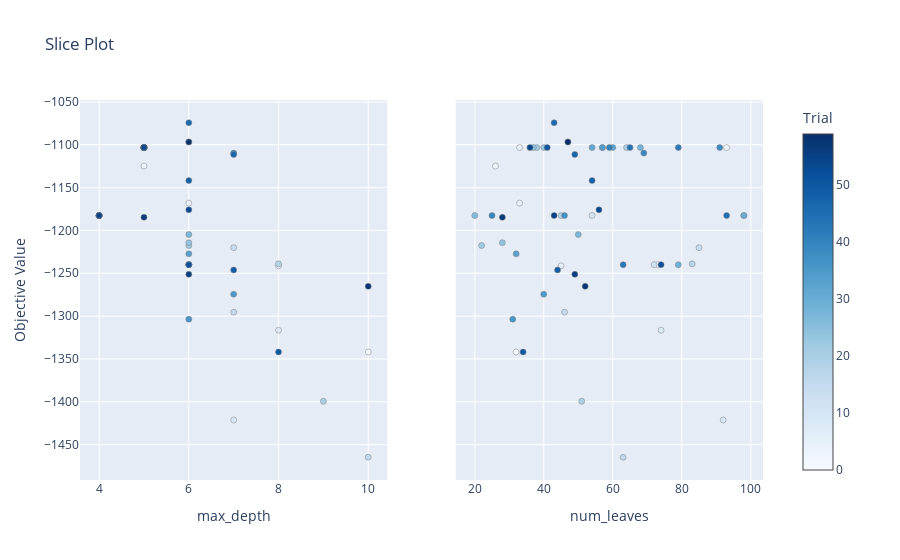

This figure's notebook cell:
### Code cell
vis.plot_slice(study)

### Figure 1 — Plotly figure (JSON) as saved in the notebook; plotly's stock layout.template omitted (floating-point values rounded to 4 significant figures)
{"data": [{"marker": {"color": [0, 1, 2, 3, 4, 5, 6, 7, 8, 9, 10, 11, 12, 13, 14, 15, 16, 17, 18, 19, 20, 21, 22, 23, 24, 25, 26, 27, 28, 29, 30, 31, 32, 33, 34, 35, 36, 37, 38, 39, 40, 41, 42, 43, 44, 45, 46, 47, 48, 49, 50, 51, 52, 53, 54, 55, 56, 57, 58, 59], "colorbar": {"title": {"text": "Trial"}, "x": 1, "xpad": 40}, "colorscale": [[0, "rgb(247,251,255)"], [0.125, "rgb(222,235,247)"], [0.25, "rgb(198,219,239)"], [0.375, "rgb(158,202,225)"], [0.5, "rgb(107,174,214)"], [0.625, "rgb(66,146,198)"], [0.75, "rgb(33,113,181)"], [0.875, "rgb(8,81,156)"], [1, "rgb(8,48,107)"]], "line": {"color": "Grey", "width": 0.5}, "showscale": true}, "mode": "markers", "name": "Feasible Trial", "showlegend": false, "type": "scatter", "x": [6, 10, 5, 5, 6, 5, 8, 6, 8, 7, 4, 4, 6, 5, 7, 7, 10, 4, 8, 5, 9, 5, 6, 5, 6, 5, 4, 6, 5, 6, 4, 5, 5, 6, 5, 7, 6, 4, 5, 7, 4, 5, 5, 6, 5, 4, 6, 7, 6, 7, 8, 5, 6, 6, 5, 4, 6, 5, 10, 6], "xaxis": "x", "y": [-1240.0, -1342.0, -1103.0, -1125.0, -1168.0, -1103.0, -1241.0, -1097.0, -1316.0, -1421.0, -1183.0, -1183.0, -1240.0, -1103.0, -1220.0, -1295.0, -1465.0, -1183.0, -1239.0, -1103.0, -1399.0, -1103.0, -1218.0, -1103.0, -1214.0, -1103.0, -1183.0, -1205.0, -1103.0, -1240.0, -1183.0, -1103.0, -1103.0, -1227.0, -1103.0, -1274.0, -1304.0, -1183.0, -1103.0, -1110.0, -1183.0, -1103.0, -1103.0, -1240.0, -1103.0, -1183.0, -1074.0, -1111.0, -1142.0, -1246.0, -1342.0, -1103.0, -1240.0, -1176, -1103.0, -1183.0, -1251.0, -1185.0, -1265.0, -1097.0], "yaxis": "y"}, {"marker": {"color": [0, 1, 2, 3, 4, 5, 6, 7, 8, 9, 10, 11, 12, 13, 14, 15, 16, 17, 18, 19, 20, 21, 22, 23, 24, 25, 26, 27, 28, 29, 30, 31, 32, 33, 34, 35, 36, 37, 38, 39, 40, 41, 42, 43, 44, 45, 46, 47, 48, 49, 50, 51, 52, 53, 54, 55, 56, 57, 58, 59], "colorbar": {"title": {"text": "Trial"}, "x": 1, "xpad": 40}, "colorscale": [[0, "rgb(247,251,255)"], [0.125, "rgb(222,235,247)"], [0.25, "rgb(198,219,239)"], [0.375, "rgb(158,202,225)"], [0.5, "rgb(107,174,214)"], [0.625, "rgb(66,146,198)"], [0.75, "rgb(33,113,181)"], [0.875, "rgb(8,81,156)"], [1, "rgb(8,48,107)"]], "line": {"color": "Grey", "width": 0.5}, "showscale": false}, "mode": "markers", "name": "Feasible Trial", "showlegend": false, "type": "scatter", "x": [73, 32, 93, 26, 33, 33, 45, 47, 74, 92, 54, 98, 72, 57, 85, 46, 63, 45, 83, 64, 51, 38, 22, 40, 28, 37, 20, 50, 68, 79, 98, 54, 60, 32, 57, 40, 31, 46, 91, 69, 25, 59, 79, 63, 65, 93, 43, 49, 54, 44, 34, 41, 74, 56, 36, 43, 49, 28, 52, 47], "xaxis": "x2", "y": [-1240.0, -1342.0, -1103.0, -1125.0, -1168.0, -1103.0, -1241.0, -1097.0, -1316.0, -1421.0, -1183.0, -1183.0, -1240.0, -1103.0, -1220.0, -1295.0, -1465.0, -1183.0, -1239.0, -1103.0, -1399.0, -1103.0, -1218.0, -1103.0, -1214.0, -1103.0, -1183.0, -1205.0, -1103.0, -1240.0, -1183.0, -1103.0, -1103.0, -1227.0, -1103.0, -1274.0, -1304.0, -1183.0, -1103.0, -1110.0, -1183.0, -1103.0, -1103.0, -1240.0, -1103.0, -1183.0, -1074.0, -1111.0, -1142.0, -1246.0, -1342.0, -1103.0, -1240.0, -1176, -1103.0, -1183.0, -1251.0, -1185.0, -1265.0, -1097.0], "yaxis": "y2"}], "layout": {"title": {"text": "Slice Plot"}, "xaxis": {"anchor": "y", "domain": [0, 0.45], "title": {"text": "max_depth"}}, "xaxis2": {"anchor": "y2", "domain": [0.55, 1], "title": {"text": "num_leaves"}}, "yaxis": {"anchor": "x", "domain": [0, 1], "title": {"text": "Objective Value"}}, "yaxis2": {"anchor": "x2", "domain": [0, 1], "matches": "y", "showticklabels": false}}}
